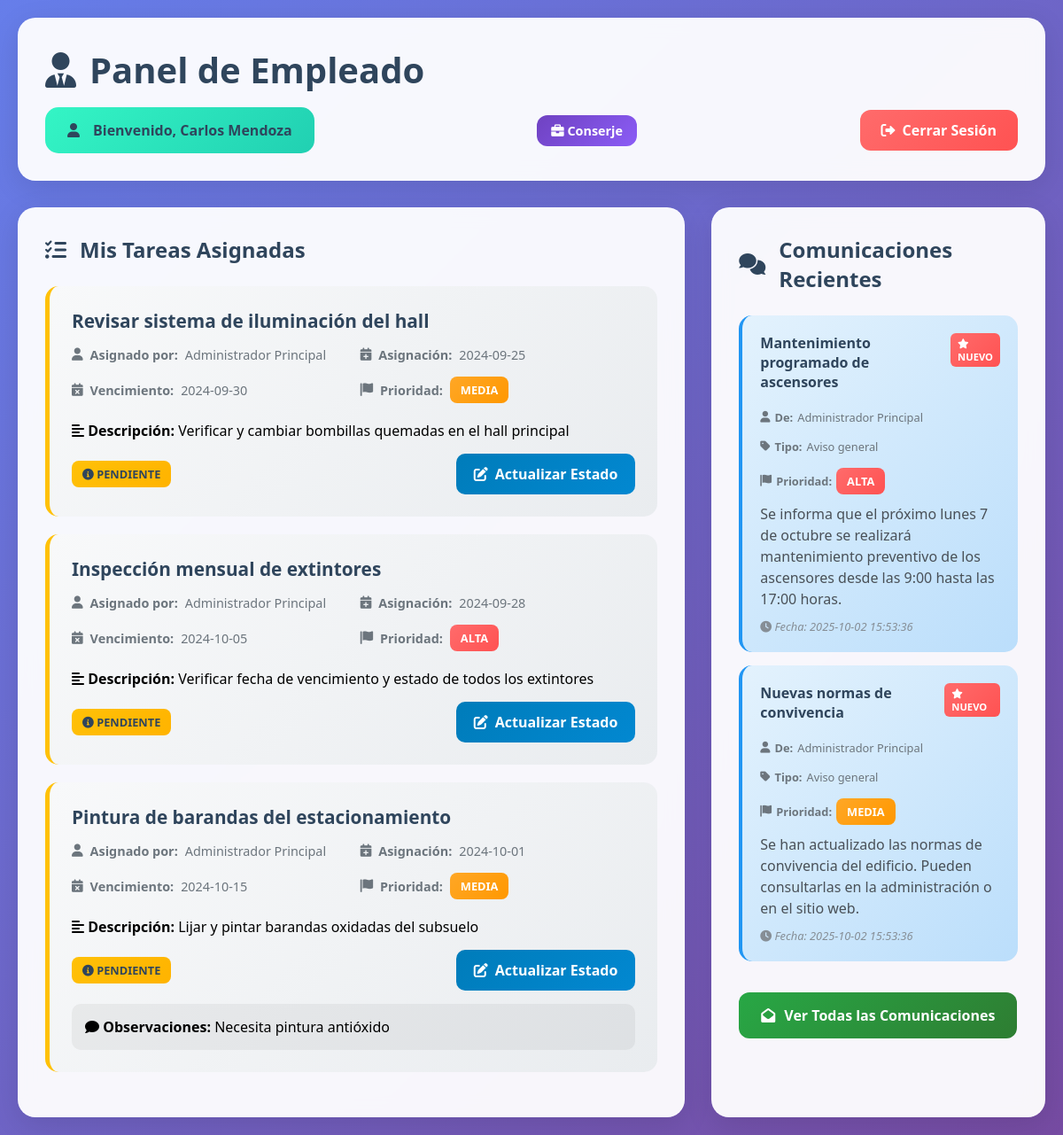
/views/empleado/dashboard.php (signed in), run on an earlier commit of the app's database.
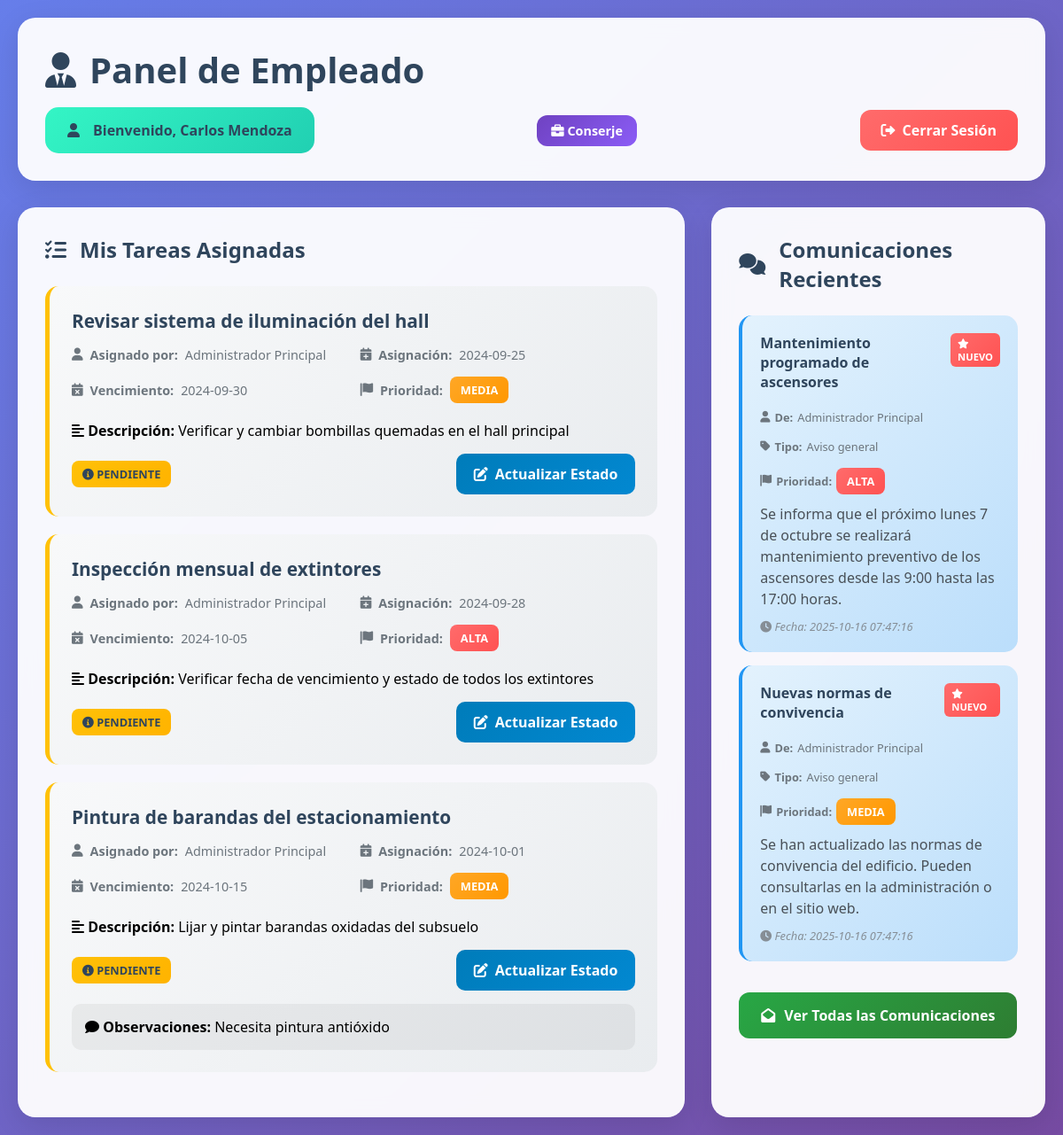
And on a later commit of the database.
### tables this page shows
CREATE TABLE `empleados` (
  `id` bigint(20) UNSIGNED NOT NULL,
  `user_id` bigint(20) UNSIGNED NOT NULL,
  `dni` varchar(20) NOT NULL,
  `telefono` varchar(20) DEFAULT NULL,
  `cargo` varchar(100) NOT NULL,
  `salario` decimal(10,2) DEFAULT NULL,
  `fecha_contratacion` date DEFAULT NULL,
  `estado` enum('activo','inactivo') NOT NULL DEFAULT 'activo',
  `created_at` timestamp NULL DEFAULT NULL,
  `updated_at` timestamp NULL DEFAULT NULL
);

CREATE TABLE `tareas` (
  `id` bigint(20) UNSIGNED NOT NULL,
  `empleado_id` bigint(20) UNSIGNED NOT NULL,
  `asignado_por` bigint(20) UNSIGNED NOT NULL,
  `titulo` varchar(200) NOT NULL,
  `descripcion` text DEFAULT NULL,
  `fecha_asignacion` date NOT NULL,
  `fecha_vencimiento` date DEFAULT NULL,
  `estado` enum('pendiente','en_progreso','completada') NOT NULL DEFAULT 'pendiente',
  `prioridad` enum('baja','media','alta') NOT NULL DEFAULT 'media',
  `observaciones` text DEFAULT NULL,
  `created_at` timestamp NULL DEFAULT NULL,
  `updated_at` timestamp NULL DEFAULT NULL
);

CREATE TABLE `users` (
  `id` bigint(20) UNSIGNED NOT NULL,
  `name` varchar(255) NOT NULL,
  `email` varchar(255) NOT NULL,
  `email_verified_at` timestamp NULL DEFAULT NULL,
  `password` varchar(255) NOT NULL,
  `role` enum('admin','empleado','inquilino') NOT NULL DEFAULT 'inquilino',
  `remember_token` varchar(100) DEFAULT NULL,
  `created_at` timestamp NULL DEFAULT NULL,
  `updated_at` timestamp NULL DEFAULT NULL
);

CREATE TABLE `comunicacion` (
  `id` bigint(20) UNSIGNED NOT NULL,
  `remitente_id` bigint(20) UNSIGNED NOT NULL,
  `destinatario_id` bigint(20) UNSIGNED DEFAULT NULL,
  `asunto` varchar(200) NOT NULL,
  `mensaje` text NOT NULL,
  `tipo` enum('aviso_general','mensaje_personal','notificacion') NOT NULL DEFAULT 'mensaje_personal',
  `prioridad` enum('baja','media','alta') NOT NULL DEFAULT 'media',
  `leido` tinyint(1) NOT NULL DEFAULT 0,
  `created_at` timestamp NULL DEFAULT NULL,
  `updated_at` timestamp NULL DEFAULT NULL
);

### views/empleado/dashboard.php (the view, shortened to what this page needs)
<?php
$database = new Database();
$db = $database->getConnection();
try {
    $query = "SELECT e.*, u.name, u.email
              FROM empleados e
              JOIN users u ON e.user_id = u.id
              WHERE e.user_id = :user_id";
    $stmt = $db->prepare($query);
    $stmt->bindParam(':user_id', $_SESSION['user_id']);
    $stmt->execute();
    $empleado = $stmt->fetch(PDO::FETCH_ASSOC);
    $query = "SELECT t.*, u.name as asignado_por_nombre
              FROM tareas t
              JOIN users u ON t.asignado_por = u.id
              WHERE t.empleado_id = :empleado_id
              ORDER BY t.fecha_vencimiento ASC";
    $stmt = $db->prepare($query);
    $stmt->bindParam(':empleado_id', $empleado['id']);
    $stmt->execute();
    $tareas = $stmt->fetchAll(PDO::FETCH_ASSOC);
    $query = "SELECT c.*, u.name as remitente_nombre
              FROM comunicacion c
              JOIN users u ON c.remitente_id = u.id
              WHERE (c.destinatario_id = :user_id OR c.destinatario_id IS NULL)
              ORDER BY c.created_at DESC LIMIT 5";
    $stmt = $db->prepare($query);
    $stmt->bindParam(':user_id', $_SESSION['user_id']);
    $stmt->execute();
    $comunicaciones = $stmt->fetchAll(PDO::FETCH_ASSOC);
} catch (PDOException $e) {
    $error = "Error al obtener información: " . $e->getMessage();
}
?>
<!DOCTYPE html>
<html lang="es">
<head>
    <link rel="stylesheet" href="https://cdnjs.cloudflare.com/ajax/libs/font-awesome/6.0.0/css/all.min.css">
</head>
<body>
    <div class="dashboard-container">
        <div class="header">
            <h1><i class="fas fa-user-tie"></i>Panel de Empleado</h1>
            <div class="welcome-info">
                <div class="user-info">
                    <i class="fas fa-user"></i>
                    Bienvenido, <?php echo $_SESSION['user_name']; ?>
                </div>
                <div class="cargo-badge">
                    <i class="fas fa-briefcase"></i>
                    <?php echo $empleado['cargo']; ?>
                </div>
                <a href="../../logout.php" class="logout-btn">
                    <i class="fas fa-sign-out-alt"></i>
                    Cerrar Sesión
                </a>
            </div>
        </div>
        <div class="main-content">
            <div class="tasks-section">
                <div class="section-header">
                    <i class="fas fa-tasks"></i>
                    Mis Tareas Asignadas
                </div>
                <?php if (!empty($tareas)): ?>
                    <?php foreach ($tareas as $tarea): ?>
                        <div class="task-card <?php echo $tarea['estado']; ?>">
                            <div class="task-title" style="color: <?php
                                echo $tarea['estado'] == 'completada' ? '#28a745' :
                                    ($tarea['estado'] == 'en_progreso' ? '#17a2b8' : '#2F455C');
                            ?>;">
                                <?php echo htmlspecialchars($tarea['titulo']); ?>
                            </div>
                            <div class="task-meta">
                                <div class="meta-item">
                                    <i class="fas fa-user"></i>
                                    <strong>Asignado por:</strong> <?php echo htmlspecialchars($tarea['asignado_por_nombre']); ?>
                                </div>
                                <div class="meta-item">
                                    <i class="fas fa-calendar-plus"></i>
                                    <strong>Asignación:</strong> <?php echo $tarea['fecha_asignacion']; ?>
                                </div>
                                <div class="meta-item">
                                    <i class="fas fa-calendar-times"></i>
                                    <strong>Vencimiento:</strong> <?php echo $tarea['fecha_vencimiento'] ?? 'Sin fecha límite'; ?>
                                </div>
                                <div class="meta-item">
                                    <i class="fas fa-flag"></i>
                                    <strong>Prioridad:</strong>
                                    <span class="priority-badge priority-<?php echo $tarea['prioridad']; ?>">
                                        <?php echo ucfirst($tarea['prioridad']); ?>
                                    </span>
                                </div>
                            </div>
                            <p style="margin-bottom: 15px; position: relative; z-index: 1;">
                                <strong><i class="fas fa-align-left"></i> Descripción:</strong>
                                <?php echo htmlspecialchars($tarea['descripcion'] ?? 'Sin descripción'); ?>
                            </p>
                            <div style="display: flex; justify-content: space-between; align-items: center; position: relative; z-index: 1;">
                                <span class="status-badge status-<?php echo $tarea['estado']; ?>">
                                    <i class="fas fa-info-circle"></i>
                                    <?php echo str_replace('_', ' ', ucfirst($tarea['estado'])); ?>
                                </span>
                                <a href="actualizar_tarea.php?id=<?php echo $tarea['id']; ?>" class="update-btn">
                                    <i class="fas fa-edit"></i>
                                    Actualizar Estado
                                </a>
                            </div>
                            <?php if ($tarea['observaciones']): ?>
                                <div style="margin-top: 15px; padding: 15px; background: rgba(0,0,0,0.05); border-radius: 10px; position: relative; z-index: 1;">
                                    <strong><i class="fas fa-comment"></i> Observaciones:</strong>
                                    <?php echo htmlspecialchars($tarea['observaciones']); ?>
                                </div>
                            <?php endif; ?>
                        </div>
                    <?php endforeach; ?>
                <?php endif; ?>
            </div>
            <div class="communications-section">
                <div class="section-header">
                    <i class="fas fa-comments"></i>
                    Comunicaciones Recientes
                </div>
                <?php if (!empty($comunicaciones)): ?>
                    <?php foreach ($comunicaciones as $comunicacion): ?>
                        <div class="communication-card <?php echo !$comunicacion['leido'] ? 'unread' : ''; ?>">
                            <div class="comm-header">
                                <div class="comm-title">
                                    <?php echo htmlspecialchars($comunicacion['asunto']); ?>
                                </div>
                                <?php if (!$comunicacion['leido']): ?>
                                    <span class="new-badge">
                                        <i class="fas fa-star"></i> NUEVO
                                    </span>
                                <?php endif; ?>
                            </div>
                            <div class="comm-meta">
                                <div class="comm-meta-item">
                                    <i class="fas fa-user"></i>
                                    <strong>De:</strong> <?php echo htmlspecialchars($comunicacion['remitente_nombre']); ?>
                                </div>
                                <div class="comm-meta-item">
                                    <i class="fas fa-tag"></i>
                                    <strong>Tipo:</strong> <?php echo str_replace('_', ' ', ucfirst($comunicacion['tipo'])); ?>
                                </div>
                                <div class="comm-meta-item">
                                    <i class="fas fa-flag"></i>
                                    <strong>Prioridad:</strong>
                                    <span class="priority-badge priority-<?php echo $comunicacion['prioridad']; ?>">
                                        <?php echo ucfirst($comunicacion['prioridad']); ?>
                                    </span>
                                </div>
                            </div>
                            <div class="comm-message">
                                <?php echo htmlspecialchars(substr($comunicacion['mensaje'], 0, 150)); ?><?php echo strlen($comunicacion['mensaje']) > 150 ? '...' : ''; ?>
                            </div>
                            <div class="comm-date">
                                <i class="fas fa-clock"></i>
                                Fecha: <?php echo $comunicacion['created_at']; ?>
                            </div>
                        </div>
                    <?php endforeach; ?>
                    <a href="../shared/comunicaciones.php" class="view-all-btn">
                        <i class="fas fa-envelope-open"></i>
                        Ver Todas las Comunicaciones
                    </a>
                <?php endif; ?>
            </div>
        </div>
    </div>
</body>
</html>

What changed in the data, as far as the page shows it:
changed comunicacion "Mantenimiento programado de ascensores": created_at "2025-10-02 15:53:36" → "2025-10-16 07:47:16"
changed comunicacion "Nuevas normas de convivencia": created_at "2025-10-02 15:53:36" → "2025-10-16 07:47:16"
